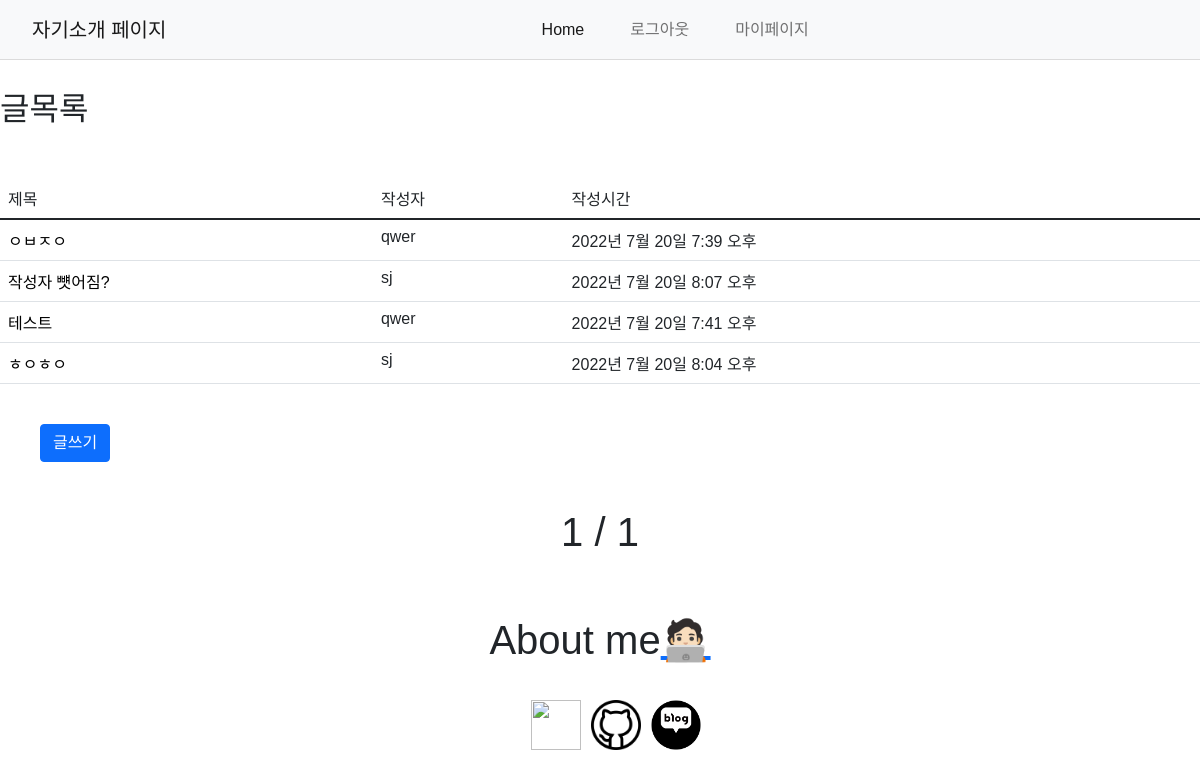
The app's page /?page=2 (signed in), older data.
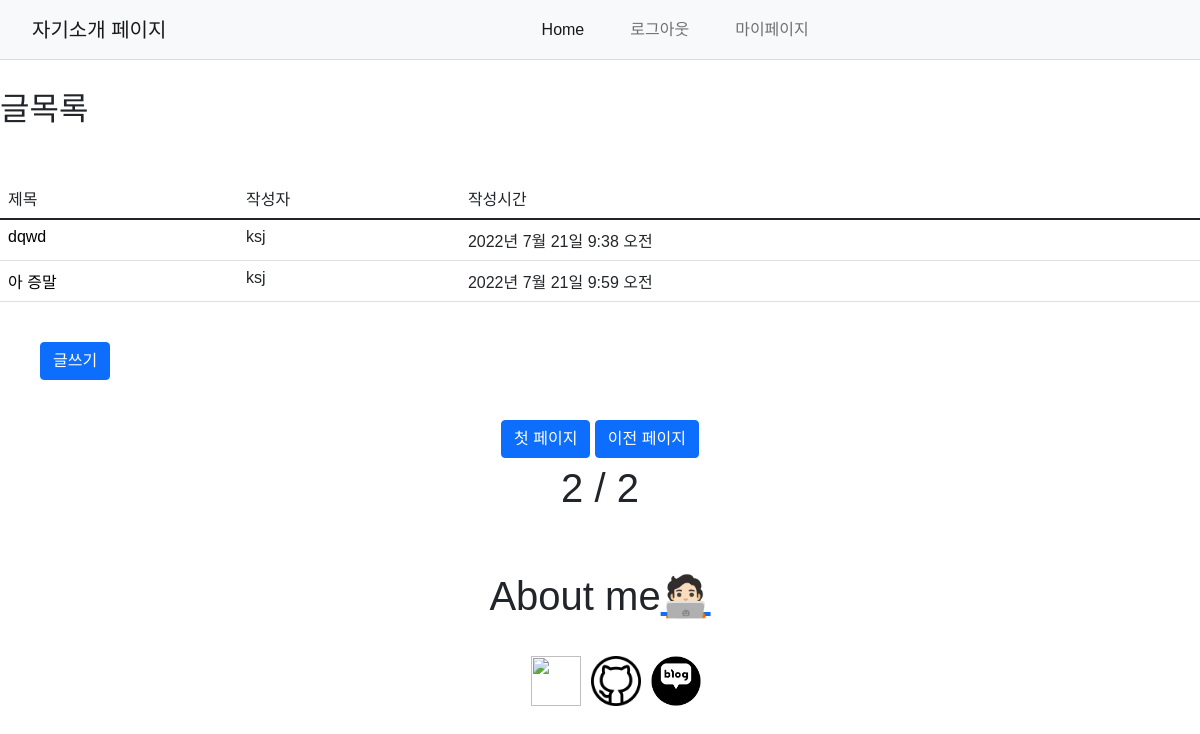
The same page, newer data.
### main/models.py (models this page shows, shortened)
class Post(models.Model):
    id = models.AutoField(primary_key=True)
    title = models.CharField(max_length=200)
    writer = models.ForeignKey(User, on_delete=models.CASCADE)
    pub_date = models.DateTimeField()
    body = models.TextField()
    image = models.ImageField(upload_to="post/", blank=True, null=True)

### main/views.py (the view)
# urls.py: path('', showmain, name="showmain"),
def showmain(request):
    posts = Post.objects.all()
    paginator = Paginator(posts,5) # 객체들의 목록을 끊어줄거다, 몇개까지
    pagnum = request.GET.get('page') # 페이지에 해당하는 밸류의 키값을 반환하기 위해서 GET 요청을 함
    posts = paginator.get_page(pagnum) # 페이지네이터에서 짜른 객체가 posts에 요청이 갈꺼고, 담길것임
    return render(request, 'main/mainpage.html', {'posts': posts})

### main/templates/main/mainpage.html (shortened to what this page needs)
{% extends 'base.html' %}
{% load static %}
{% block content %}
<body>
{% if user.is_authenticated %}
    <main>
        <h2>글목록</h2>
        <table class="table">
            <thead>
                <td>제목</td>
                <td>작성자</td>
                <td>작성시간</td>
            </thead>
            {% for post in posts %}
            <tr>
                <td><a href="{% url 'main:detail' post.id %}" style="text-decoration:none; color:black">{{post.title}}</a></td>
                <td>{{post.writer}}</td>
                <td>{{post.pub_date}}</td>
            </tr>
            {% endfor %}
        </table>
        <div class="post-title">
            <a id="post-title" href="{% url 'main:new' %}" style="text-decoration:none; color:white" class="btn btn-primary">글쓰기</a>
        </div>
        {% endif %}
    </main>
    <article>
        {% if posts.has_previous %}
        <a href="?page=1" style="text-decoration:none; color:white" class="btn btn-primary">첫 페이지</a>
        <a href="?page={{posts.previous_page_number}}" style="text-decoration:none; color:white" class="btn btn-primary">이전 페이지</a><br>
        {% endif %}
        <span> {{ posts.number }} </span>
        <span> / </span>
        <span> {{ posts.paginator.num_pages }} </span><br>
        <br><br>
        <span>About me<a class="num" href="{% url 'main:intro' %}">🧑🏻‍💻</a></span>
    </article>
    <div class="icon">
        <ul class="gnb01 clearfixed">
            <li><a href="https://www.instagram.com/charm_0ne/"><img class="insta" width="50px" height="50px" src="{% static 'images/insta.jpeg' %}"></a></li>
            <li><a href="https://github.com/SeongJoon-K"><img class="insta" width="50px" height="50px"  src="{% static 'images/githu.png' %}"></a></li>
            <li><a href="https://blog.naver.com/jobcho6320"><img class="insta" width="50px" height="50px"  src="{% static 'images/blog.png' %}"></a></li>
        </ul>
    </div>
</body>
{% endblock %}

Row changes from the older to the newer data that the page shows:
no longer on this page (row unchanged): Post: title "ㅇㅂㅈㅇ", writer "qwer", pub_date "2022년 7월 20일 7:39 오후"
no longer on this page (row unchanged): Post: title "작성자 뻇어짐?", writer "sj", pub_date "2022년 7월 20일 8:07 오후"
no longer on this page (row unchanged): Post: title "테스트", writer "qwer", pub_date "2022년 7월 20일 7:41 오후"
no longer on this page (row unchanged): Post: title "ㅎㅇㅎㅇ", writer "sj", pub_date "2022년 7월 20일 8:04 오후"
added Post: title "dqwd", writer "ksj", pub_date "2022년 7월 21일 9:38 오전"
added Post: title "아 증말", writer "ksj", pub_date "2022년 7월 21일 9:59 오전"
Text that changed along with them:
{{ posts.number }}: "1" → "2"
{{ posts.paginator.num_pages }}: "1" → "2"
text now shown: "첫 페이지 이전 페이지"
